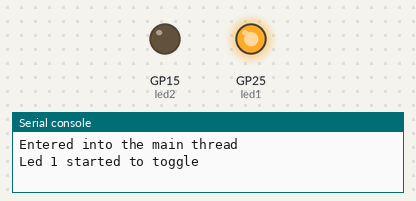
This program was run on a simulated Raspberry Pi Pico running MicroPython. Shown: output pins drawn as LEDs (lit = HIGH), the last lines printed to the serial console. Threads take turns every 2 ms.

Above: at 1.0 s.
At 3.2 s:
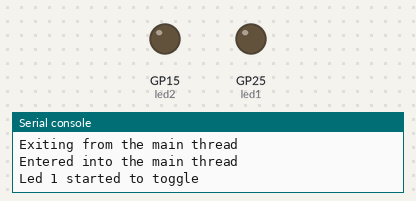
Timing chart, 0 to 5.6 s (numbered marks = the images above):
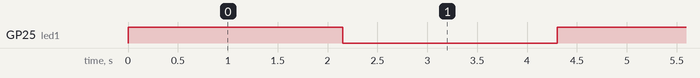

Measured:
- by itself, GP25 (led1): alternates HIGH for 2.2 s and LOW for 2.2 s

The program:

multicore_2.py
```python
from machine import Pin
import utime
import _thread


led1 = Pin(25,Pin.OUT)
led2 = Pin(15,Pin.OUT)

sLock = _thread.allocate_lock()

def core_task():
    while 1:
        # Acquire the semaphore lock
        sLock.acquire()
        print("Entered into the second thread")
        utime.sleep(1)
        led2.high()
        print("Led2 turned on")
        utime.sleep(2)
        led2.low()
        print("Led 2 turned off")
        utime.sleep(1)
        print("Exitting the second thread")
        utime.sleep(1)
        sLock.release()
_thread.start_new_thread(core_task,())
while True:
    # Acquire the semaphore lock
    sLock.acquire()
    print("Entered into the main thread")
    led1.toggle()
    utime.sleep(0.15)
    print("Led 1 started to toggle")
    utime.sleep(1)
    print("Exiting from the main thread")
    utime.sleep(1)
    # Release the semaphore lock
    sLock.release()
```
